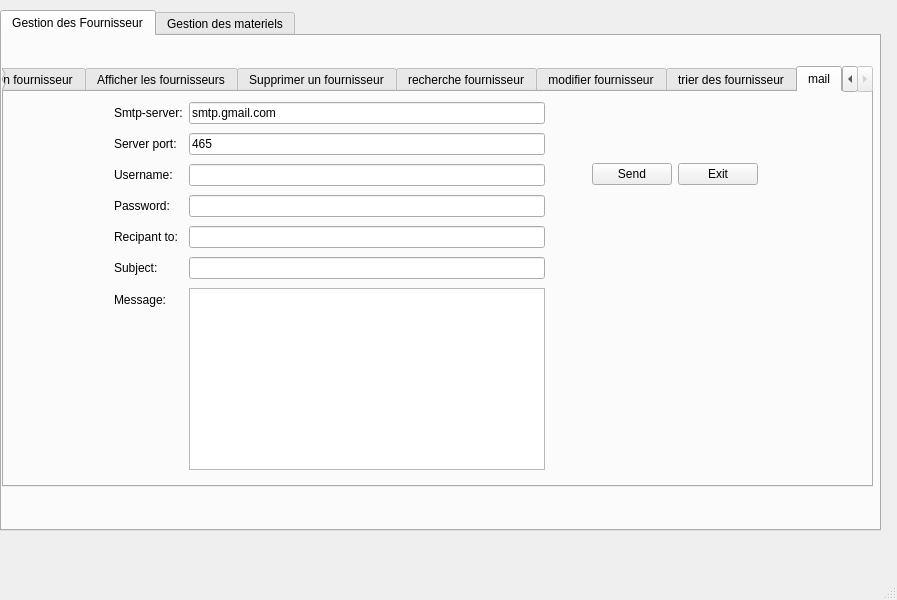
<?xml version="1.0" encoding="UTF-8"?>
<ui version="4.0">
 <class>MainWindow</class>
 <widget class="QMainWindow" name="MainWindow">
  <property name="geometry">
   <rect>
    <x>0</x>
    <y>0</y>
    <width>897</width>
    <height>600</height>
   </rect>
  </property>
  <property name="windowTitle">
   <string>MainWindow</string>
  </property>
  <widget class="QWidget" name="centralwidget">
   <widget class="QTabWidget" name="tabWidget_2">
    <property name="geometry">
     <rect>
      <x>0</x>
      <y>10</y>
      <width>881</width>
      <height>521</height>
     </rect>
    </property>
    <property name="styleSheet">
     <string notr="true">font: 8pt &quot;MS Reference Sans Serif&quot;;

background: QLinearGradient(x1: 0, y1: 0, x2: 0, y2: 1, stop: 0 #eef, stop: 1 #ccf);
QLabel {
font-weight: bold;
font-size: 15px;
}</string>
    </property>
    <property name="currentIndex">
     <number>0</number>
    </property>
    <widget class="QWidget" name="tab_4">
     <attribute name="title">
      <string>Gestion des Fournisseur</string>
     </attribute>
     <widget class="QTabWidget" name="modifierfournisseur">
      <property name="geometry">
       <rect>
        <x>0</x>
        <y>30</y>
        <width>871</width>
        <height>421</height>
       </rect>
      </property>
      <property name="currentIndex">
       <number>6</number>
      </property>
      <widget class="QWidget" name="tab">
       <attribute name="title">
        <string>Ajouter un fournisseur</string>
       </attribute>
       <widget class="QPushButton" name="pb_ajouter_fournisseur">
        <property name="geometry">
         <rect>
          <x>470</x>
          <y>270</y>
          <width>112</width>
          <height>28</height>
         </rect>
        </property>
        <property name="styleSheet">
         <string notr="true">QPushButton {
color: white;
background-color: QLinearGradient( x1: 0, y1: 0, x2: 0, y2: 1, stop: 0 #88d, stop: 0.1 #99e, stop: 0.49 #77c, stop: 0.5 #66b, stop: 1 #77c);
border-width: 1px;
border-color: #339;
border-style: solid;
border-radius: 8;
padding: 3px;
font-size: 10px;
padding-left: 5px;
padding-right: 5px;
min-width: 100px;
max-width: 100px;
min-height: 20px;
max-height: 20px;
}</string>
        </property>
        <property name="text">
         <string>Ajouter</string>
        </property>
       </widget>
       <widget class="QGroupBox" name="groupBox_7">
        <property name="geometry">
         <rect>
          <x>90</x>
          <y>20</y>
          <width>621</width>
          <height>241</height>
         </rect>
        </property>
        <property name="title">
         <string>Ajouter fournisseur</string>
        </property>
        <widget class="QLabel" name="label">
         <property name="geometry">
          <rect>
           <x>180</x>
           <y>50</y>
           <width>61</width>
           <height>16</height>
          </rect>
         </property>
         <property name="text">
          <string>Identifiant</string>
         </property>
        </widget>
        <widget class="QLineEdit" name="lineEdit_id">
         <property name="geometry">
          <rect>
           <x>290</x>
           <y>50</y>
           <width>113</width>
           <height>20</height>
          </rect>
         </property>
         <property name="contextMenuPolicy">
          <enum>Qt::DefaultContextMenu</enum>
         </property>
         <property name="autoFillBackground">
          <bool>false</bool>
         </property>
         <property name="styleSheet">
          <string notr="true">QLineEdit {
padding: 1px;
border-style: solid;
border: 2px solid gray;
border-radius: 8px;
}</string>
         </property>
        </widget>
        <widget class="QLabel" name="label_2">
         <property name="geometry">
          <rect>
           <x>180</x>
           <y>100</y>
           <width>47</width>
           <height>13</height>
          </rect>
         </property>
         <property name="text">
          <string>Nom</string>
         </property>
        </widget>
        <widget class="QLineEdit" name="lineEdit_nom">
         <property name="geometry">
          <rect>
           <x>290</x>
           <y>100</y>
           <width>113</width>
           <height>20</height>
          </rect>
         </property>
         <property name="styleSheet">
          <string notr="true">QLineEdit {
padding: 1px;
border-style: solid;
border: 2px solid gray;
border-radius: 8px;
}</string>
         </property>
        </widget>
        <widget class="QLineEdit" name="lineEdit_prenom">
         <property name="geometry">
          <rect>
           <x>290</x>
           <y>160</y>
           <width>113</width>
           <height>20</height>
          </rect>
         </property>
         <property name="styleSheet">
          <string notr="true">QLineEdit {
padding: 1px;
border-style: solid;
border: 2px solid gray;
border-radius: 8px;
}</string>
         </property>
        </widget>
        <widget class="QLabel" name="label_3">
         <property name="geometry">
          <rect>
           <x>180</x>
           <y>160</y>
           <width>47</width>
           <height>13</height>
          </rect>
         </property>
         <property name="text">
          <string>Prénom</string>
         </property>
        </widget>
       </widget>
      </widget>
      <widget class="QWidget" name="tab_2">
       <attribute name="title">
        <string>Afficher les fournisseurs</string>
       </attribute>
       <widget class="QGroupBox" name="groupBox_8">
        <property name="geometry">
         <rect>
          <x>60</x>
          <y>30</y>
          <width>671</width>
          <height>251</height>
         </rect>
        </property>
        <property name="title">
         <string>Afficher les fournisseur</string>
        </property>
        <widget class="QTableView" name="tabfournisseur">
         <property name="geometry">
          <rect>
           <x>140</x>
           <y>40</y>
           <width>341</width>
           <height>171</height>
          </rect>
         </property>
         <property name="styleSheet">
          <string notr="true">QPushButton {
color: white;
background-color: QLinearGradient( x1: 0, y1: 0, x2: 0, y2: 1, stop: 0 #88d, stop: 0.1 #99e, stop: 0.49 #77c, stop: 0.5 #66b, stop: 1 #77c);
border-width: 1px;
border-color: #339;
border-style: solid;
border-radius: 8;
padding: 3px;
font-size: 10px;
padding-left: 5px;
padding-right: 5px;
min-width: 100px;
max-width: 100px;
min-height: 20px;
max-height: 20px;
}</string>
         </property>
        </widget>
       </widget>
      </widget>
      <widget class="QWidget" name="tab_3">
       <attribute name="title">
        <string>Supprimer un fournisseur</string>
       </attribute>
       <widget class="QPushButton" name="pb_supprimer_fournisseur">
        <property name="geometry">
         <rect>
          <x>490</x>
          <y>240</y>
          <width>112</width>
          <height>28</height>
         </rect>
        </property>
        <property name="styleSheet">
         <string notr="true">QPushButton {
color: white;
background-color: QLinearGradient( x1: 0, y1: 0, x2: 0, y2: 1, stop: 0 #88d, stop: 0.1 #99e, stop: 0.49 #77c, stop: 0.5 #66b, stop: 1 #77c);
border-width: 1px;
border-color: #339;
border-style: solid;
border-radius: 8;
padding: 3px;
font-size: 10px;
padding-left: 5px;
padding-right: 5px;
min-width: 100px;
max-width: 100px;
min-height: 20px;
max-height: 20px;
}</string>
        </property>
        <property name="text">
         <string>Supprimer</string>
        </property>
       </widget>
       <widget class="QGroupBox" name="groupBox_9">
        <property name="geometry">
         <rect>
          <x>160</x>
          <y>40</y>
          <width>431</width>
          <height>181</height>
         </rect>
        </property>
        <property name="title">
         <string>GroupBox</string>
        </property>
        <widget class="QLineEdit" name="lineEdit_id_2">
         <property name="geometry">
          <rect>
           <x>140</x>
           <y>50</y>
           <width>113</width>
           <height>20</height>
          </rect>
         </property>
         <property name="styleSheet">
          <string notr="true">QLineEdit {
padding: 1px;
border-style: solid;
border: 2px solid gray;
border-radius: 8px;
}</string>
         </property>
        </widget>
        <widget class="QLabel" name="label_4">
         <property name="geometry">
          <rect>
           <x>30</x>
           <y>50</y>
           <width>61</width>
           <height>16</height>
          </rect>
         </property>
         <property name="text">
          <string>Identifiant</string>
         </property>
        </widget>
       </widget>
      </widget>
      <widget class="QWidget" name="tab_9">
       <attribute name="title">
        <string>recherche fournisseur</string>
       </attribute>
       <widget class="QGroupBox" name="groupBox_11">
        <property name="geometry">
         <rect>
          <x>40</x>
          <y>10</y>
          <width>691</width>
          <height>291</height>
         </rect>
        </property>
        <property name="title">
         <string>rechercher fournisseur</string>
        </property>
        <widget class="QLabel" name="label_9">
         <property name="geometry">
          <rect>
           <x>170</x>
           <y>50</y>
           <width>71</width>
           <height>20</height>
          </rect>
         </property>
         <property name="text">
          <string>Identifian</string>
         </property>
        </widget>
        <widget class="QLineEdit" name="pb_lineEdit_rech">
         <property name="geometry">
          <rect>
           <x>300</x>
           <y>50</y>
           <width>113</width>
           <height>20</height>
          </rect>
         </property>
         <property name="styleSheet">
          <string notr="true">QLineEdit {
padding: 1px;
border-style: solid;
border: 2px solid gray;
border-radius: 8px;
}</string>
         </property>
        </widget>
        <widget class="QTableView" name="tabrechfournisseur">
         <property name="geometry">
          <rect>
           <x>90</x>
           <y>90</y>
           <width>511</width>
           <height>171</height>
          </rect>
         </property>
        </widget>
       </widget>
      </widget>
      <widget class="QWidget" name="tab_12">
       <attribute name="title">
        <string>modifier fournisseur</string>
       </attribute>
       <widget class="QPushButton" name="pb_modifier_fournisseur">
        <property name="geometry">
         <rect>
          <x>520</x>
          <y>260</y>
          <width>112</width>
          <height>28</height>
         </rect>
        </property>
        <property name="styleSheet">
         <string notr="true">QPushButton {
color: white;
background-color: QLinearGradient( x1: 0, y1: 0, x2: 0, y2: 1, stop: 0 #88d, stop: 0.1 #99e, stop: 0.49 #77c, stop: 0.5 #66b, stop: 1 #77c);
border-width: 1px;
border-color: #339;
border-style: solid;
border-radius: 8;
padding: 3px;
font-size: 10px;
padding-left: 5px;
padding-right: 5px;
min-width: 100px;
max-width: 100px;
min-height: 20px;
max-height: 20px;
}</string>
        </property>
        <property name="text">
         <string>modifier</string>
        </property>
       </widget>
       <widget class="QGroupBox" name="groupBox_10">
        <property name="geometry">
         <rect>
          <x>140</x>
          <y>30</y>
          <width>501</width>
          <height>191</height>
         </rect>
        </property>
        <property name="title">
         <string>modifier fournisseur</string>
        </property>
        <widget class="QLabel" name="label_10">
         <property name="geometry">
          <rect>
           <x>50</x>
           <y>30</y>
           <width>61</width>
           <height>16</height>
          </rect>
         </property>
         <property name="text">
          <string>Identifiant</string>
         </property>
        </widget>
        <widget class="QLineEdit" name="lineEdit_id_3">
         <property name="geometry">
          <rect>
           <x>180</x>
           <y>30</y>
           <width>113</width>
           <height>20</height>
          </rect>
         </property>
         <property name="contextMenuPolicy">
          <enum>Qt::DefaultContextMenu</enum>
         </property>
         <property name="autoFillBackground">
          <bool>false</bool>
         </property>
         <property name="styleSheet">
          <string notr="true">QLineEdit {
padding: 1px;
border-style: solid;
border: 2px solid gray;
border-radius: 8px;
}</string>
         </property>
        </widget>
        <widget class="QLabel" name="label_11">
         <property name="geometry">
          <rect>
           <x>50</x>
           <y>80</y>
           <width>47</width>
           <height>13</height>
          </rect>
         </property>
         <property name="text">
          <string>Nom</string>
         </property>
        </widget>
        <widget class="QLineEdit" name="lineEdit_nom_3">
         <property name="geometry">
          <rect>
           <x>180</x>
           <y>80</y>
           <width>113</width>
           <height>20</height>
          </rect>
         </property>
         <property name="styleSheet">
          <string notr="true">QLineEdit {
padding: 1px;
border-style: solid;
border: 2px solid gray;
border-radius: 8px;
}</string>
         </property>
        </widget>
        <widget class="QLabel" name="label_12">
         <property name="geometry">
          <rect>
           <x>50</x>
           <y>130</y>
           <width>47</width>
           <height>13</height>
          </rect>
         </property>
         <property name="text">
          <string>Prénom</string>
         </property>
        </widget>
        <widget class="QLineEdit" name="lineEdit_prenom_2">
         <property name="geometry">
          <rect>
           <x>180</x>
           <y>130</y>
           <width>113</width>
           <height>20</height>
          </rect>
         </property>
         <property name="styleSheet">
          <string notr="true">QLineEdit {
padding: 1px;
border-style: solid;
border: 2px solid gray;
border-radius: 8px;
}</string>
         </property>
        </widget>
       </widget>
      </widget>
      <widget class="QWidget" name="tab_11">
       <attribute name="title">
        <string>trier des fournisseur</string>
       </attribute>
       <widget class="QGroupBox" name="groupBox_12">
        <property name="geometry">
         <rect>
          <x>50</x>
          <y>20</y>
          <width>731</width>
          <height>281</height>
         </rect>
        </property>
        <property name="title">
         <string>trier fournisseur</string>
        </property>
        <widget class="QPushButton" name="pushButton_trie1">
         <property name="geometry">
          <rect>
           <x>180</x>
           <y>30</y>
           <width>112</width>
           <height>28</height>
          </rect>
         </property>
         <property name="styleSheet">
          <string notr="true">QPushButton {
color: white;
background-color: QLinearGradient( x1: 0, y1: 0, x2: 0, y2: 1, stop: 0 #88d, stop: 0.1 #99e, stop: 0.49 #77c, stop: 0.5 #66b, stop: 1 #77c);
border-width: 1px;
border-color: #339;
border-style: solid;
border-radius: 8;
padding: 3px;
font-size: 10px;
padding-left: 5px;
padding-right: 5px;
min-width: 100px;
max-width: 100px;
min-height: 20px;
max-height: 20px;
}</string>
         </property>
         <property name="text">
          <string>trier (nom)</string>
         </property>
        </widget>
        <widget class="QPushButton" name="pushButton_trie">
         <property name="geometry">
          <rect>
           <x>370</x>
           <y>30</y>
           <width>112</width>
           <height>28</height>
          </rect>
         </property>
         <property name="styleSheet">
          <string notr="true">QPushButton {
color: white;
background-color: QLinearGradient( x1: 0, y1: 0, x2: 0, y2: 1, stop: 0 #88d, stop: 0.1 #99e, stop: 0.49 #77c, stop: 0.5 #66b, stop: 1 #77c);
border-width: 1px;
border-color: #339;
border-style: solid;
border-radius: 8;
padding: 3px;
font-size: 10px;
padding-left: 5px;
padding-right: 5px;
min-width: 100px;
max-width: 100px;
min-height: 20px;
max-height: 20px;
}</string>
         </property>
         <property name="text">
          <string>trier(id)</string>
         </property>
        </widget>
        <widget class="QTableView" name="tabfournisseurtrier">
         <property name="geometry">
          <rect>
           <x>100</x>
           <y>80</y>
           <width>511</width>
           <height>171</height>
          </rect>
         </property>
        </widget>
       </widget>
      </widget>
      <widget class="QWidget" name="tab_15">
       <attribute name="title">
        <string>mail</string>
       </attribute>
       <widget class="QWidget" name="layoutWidget">
        <property name="geometry">
         <rect>
          <x>110</x>
          <y>10</y>
          <width>431</width>
          <height>368</height>
         </rect>
        </property>
        <layout class="QFormLayout" name="formLayout">
         <property name="fieldGrowthPolicy">
          <enum>QFormLayout::ExpandingFieldsGrow</enum>
         </property>
         <property name="rowWrapPolicy">
          <enum>QFormLayout::WrapLongRows</enum>
         </property>
         <property name="verticalSpacing">
          <number>9</number>
         </property>
         <item row="0" column="0">
          <widget class="QLabel" name="label_61">
           <property name="text">
            <string>Smtp-server:</string>
           </property>
          </widget>
         </item>
         <item row="1" column="0">
          <widget class="QLabel" name="label_62">
           <property name="text">
            <string>Server port:</string>
           </property>
          </widget>
         </item>
         <item row="2" column="0">
          <widget class="QLabel" name="label_63">
           <property name="text">
            <string>Username:</string>
           </property>
          </widget>
         </item>
         <item row="3" column="0">
          <widget class="QLabel" name="label_64">
           <property name="text">
            <string>Password:</string>
           </property>
          </widget>
         </item>
         <item row="4" column="0">
          <widget class="QLabel" name="label_65">
           <property name="text">
            <string>Recipant to:</string>
           </property>
          </widget>
         </item>
         <item row="5" column="0">
          <widget class="QLabel" name="label_66">
           <property name="text">
            <string>Subject:</string>
           </property>
          </widget>
         </item>
         <item row="6" column="0">
          <widget class="QLabel" name="label_67">
           <property name="text">
            <string>Message:</string>
           </property>
          </widget>
         </item>
         <item row="0" column="1">
          <widget class="QLineEdit" name="server">
           <property name="text">
            <string>smtp.gmail.com</string>
           </property>
          </widget>
         </item>
         <item row="1" column="1">
          <widget class="QLineEdit" name="port">
           <property name="text">
            <string>465</string>
           </property>
          </widget>
         </item>
         <item row="2" column="1">
          <widget class="QLineEdit" name="uname"/>
         </item>
         <item row="3" column="1">
          <widget class="QLineEdit" name="paswd">
           <property name="inputMask">
            <string/>
           </property>
           <property name="echoMode">
            <enum>QLineEdit::Password</enum>
           </property>
          </widget>
         </item>
         <item row="4" column="1">
          <widget class="QLineEdit" name="rcpt"/>
         </item>
         <item row="5" column="1">
          <widget class="QLineEdit" name="subject"/>
         </item>
         <item row="6" column="1">
          <widget class="QPlainTextEdit" name="msg"/>
         </item>
        </layout>
       </widget>
       <widget class="QWidget" name="layoutWidget_2">
        <property name="geometry">
         <rect>
          <x>550</x>
          <y>70</y>
          <width>204</width>
          <height>25</height>
         </rect>
        </property>
        <layout class="QHBoxLayout" name="horizontalLayout">
         <item>
          <spacer name="horizontalSpacer">
           <property name="orientation">
            <enum>Qt::Horizontal</enum>
           </property>
           <property name="sizeHint" stdset="0">
            <size>
             <width>40</width>
             <height>20</height>
            </size>
           </property>
          </spacer>
         </item>
         <item>
          <widget class="QPushButton" name="sendBtn">
           <property name="text">
            <string>Send</string>
           </property>
          </widget>
         </item>
         <item>
          <widget class="QPushButton" name="exitBtn">
           <property name="text">
            <string>Exit</string>
           </property>
          </widget>
         </item>
        </layout>
       </widget>
      </widget>
     </widget>
    </widget>
    <widget class="QWidget" name="tab_5">
     <attribute name="title">
      <string>Gestion des materiels</string>
     </attribute>
     <widget class="QTabWidget" name="tabWidget_3">
      <property name="geometry">
       <rect>
        <x>40</x>
        <y>20</y>
        <width>821</width>
        <height>341</height>
       </rect>
      </property>
      <property name="currentIndex">
       <number>5</number>
      </property>
      <widget class="QWidget" name="tab_6">
       <attribute name="title">
        <string>Ajouter materiel</string>
       </attribute>
       <widget class="QPushButton" name="pb_ajouter_materiel">
        <property name="geometry">
         <rect>
          <x>540</x>
          <y>260</y>
          <width>112</width>
          <height>28</height>
         </rect>
        </property>
        <property name="styleSheet">
         <string notr="true">QPushButton {
color: white;
background-color: QLinearGradient( x1: 0, y1: 0, x2: 0, y2: 1, stop: 0 #88d, stop: 0.1 #99e, stop: 0.49 #77c, stop: 0.5 #66b, stop: 1 #77c);
border-width: 1px;
border-color: #339;
border-style: solid;
border-radius: 8;
padding: 3px;
font-size: 10px;
padding-left: 5px;
padding-right: 5px;
min-width: 100px;
max-width: 100px;
min-height: 20px;
max-height: 20px;
}</string>
        </property>
        <property name="text">
         <string>Ajouter</string>
        </property>
       </widget>
       <widget class="QGroupBox" name="groupBox_6">
        <property name="geometry">
         <rect>
          <x>110</x>
          <y>40</y>
          <width>521</width>
          <height>201</height>
         </rect>
        </property>
        <property name="title">
         <string>Ajouter materiel</string>
        </property>
        <widget class="QLineEdit" name="lineEdit_ref">
         <property name="geometry">
          <rect>
           <x>260</x>
           <y>40</y>
           <width>113</width>
           <height>20</height>
          </rect>
         </property>
         <property name="styleSheet">
          <string notr="true">QLineEdit {
padding: 1px;
border-style: solid;
border: 2px solid gray;
border-radius: 8px;
}</string>
         </property>
        </widget>
        <widget class="QLineEdit" name="lineEdit_nom_2">
         <property name="geometry">
          <rect>
           <x>260</x>
           <y>90</y>
           <width>113</width>
           <height>20</height>
          </rect>
         </property>
         <property name="styleSheet">
          <string notr="true">QLineEdit {
padding: 1px;
border-style: solid;
border: 2px solid gray;
border-radius: 8px;
}</string>
         </property>
        </widget>
        <widget class="QLineEdit" name="lineEdit_quantite">
         <property name="geometry">
          <rect>
           <x>260</x>
           <y>140</y>
           <width>113</width>
           <height>20</height>
          </rect>
         </property>
         <property name="styleSheet">
          <string notr="true">QLineEdit {
padding: 1px;
border-style: solid;
border: 2px solid gray;
border-radius: 8px;
}</string>
         </property>
        </widget>
        <widget class="QLabel" name="label_5">
         <property name="geometry">
          <rect>
           <x>100</x>
           <y>40</y>
           <width>61</width>
           <height>16</height>
          </rect>
         </property>
         <property name="text">
          <string>referance</string>
         </property>
        </widget>
        <widget class="QLabel" name="label_6">
         <property name="geometry">
          <rect>
           <x>100</x>
           <y>90</y>
           <width>47</width>
           <height>20</height>
          </rect>
         </property>
         <property name="text">
          <string>Nom</string>
         </property>
        </widget>
        <widget class="QLabel" name="label_7">
         <property name="geometry">
          <rect>
           <x>100</x>
           <y>140</y>
           <width>47</width>
           <height>13</height>
          </rect>
         </property>
         <property name="text">
          <string>quantité</string>
         </property>
        </widget>
       </widget>
      </widget>
      <widget class="QWidget" name="tab_7">
       <attribute name="title">
        <string>Afficher les materiels</string>
       </attribute>
       <widget class="QGroupBox" name="groupBox_5">
        <property name="geometry">
         <rect>
          <x>60</x>
          <y>30</y>
          <width>611</width>
          <height>241</height>
         </rect>
        </property>
        <property name="title">
         <string>Afficher les  materiel</string>
        </property>
        <widget class="QTableView" name="tabmateriel">
         <property name="geometry">
          <rect>
           <x>60</x>
           <y>30</y>
           <width>461</width>
           <height>191</height>
          </rect>
         </property>
        </widget>
       </widget>
      </widget>
      <widget class="QWidget" name="tab_8">
       <attribute name="title">
        <string>Supprimer materiel</string>
       </attribute>
       <widget class="QGroupBox" name="groupBox_4">
        <property name="geometry">
         <rect>
          <x>20</x>
          <y>20</y>
          <width>711</width>
          <height>281</height>
         </rect>
        </property>
        <property name="title">
         <string>supprimer materiel</string>
        </property>
        <widget class="QLabel" name="label_8">
         <property name="geometry">
          <rect>
           <x>170</x>
           <y>50</y>
           <width>61</width>
           <height>16</height>
          </rect>
         </property>
         <property name="text">
          <string>referance</string>
         </property>
        </widget>
        <widget class="QLineEdit" name="lineEdit_ref_2">
         <property name="geometry">
          <rect>
           <x>300</x>
           <y>50</y>
           <width>113</width>
           <height>20</height>
          </rect>
         </property>
         <property name="styleSheet">
          <string notr="true">QLineEdit {
padding: 1px;
border-style: solid;
border: 2px solid gray;
border-radius: 8px;
}</string>
         </property>
        </widget>
        <widget class="QPushButton" name="pb_supprimer_materiel">
         <property name="geometry">
          <rect>
           <x>440</x>
           <y>140</y>
           <width>112</width>
           <height>28</height>
          </rect>
         </property>
         <property name="styleSheet">
          <string notr="true">QPushButton {
color: white;
background-color: QLinearGradient( x1: 0, y1: 0, x2: 0, y2: 1, stop: 0 #88d, stop: 0.1 #99e, stop: 0.49 #77c, stop: 0.5 #66b, stop: 1 #77c);
border-width: 1px;
border-color: #339;
border-style: solid;
border-radius: 8;
padding: 3px;
font-size: 10px;
padding-left: 5px;
padding-right: 5px;
min-width: 100px;
max-width: 100px;
min-height: 20px;
max-height: 20px;
}</string>
         </property>
         <property name="text">
          <string>Supprimer</string>
         </property>
        </widget>
       </widget>
      </widget>
      <widget class="QWidget" name="tab_10">
       <attribute name="title">
        <string>modifier materiel</string>
       </attribute>
       <widget class="QPushButton" name="pb_modifier_materiel">
        <property name="geometry">
         <rect>
          <x>490</x>
          <y>260</y>
          <width>112</width>
          <height>28</height>
         </rect>
        </property>
        <property name="styleSheet">
         <string notr="true">QPushButton {
color: white;
background-color: QLinearGradient( x1: 0, y1: 0, x2: 0, y2: 1, stop: 0 #88d, stop: 0.1 #99e, stop: 0.49 #77c, stop: 0.5 #66b, stop: 1 #77c);
border-width: 1px;
border-color: #339;
border-style: solid;
border-radius: 8;
padding: 3px;
font-size: 10px;
padding-left: 5px;
padding-right: 5px;
min-width: 100px;
max-width: 100px;
min-height: 20px;
max-height: 20px;
}</string>
        </property>
        <property name="text">
         <string>modifier</string>
        </property>
       </widget>
       <widget class="QGroupBox" name="groupBox">
        <property name="geometry">
         <rect>
          <x>100</x>
          <y>20</y>
          <width>461</width>
          <height>231</height>
         </rect>
        </property>
        <property name="title">
         <string>modifier materiel</string>
        </property>
        <widget class="QLabel" name="label_15">
         <property name="geometry">
          <rect>
           <x>40</x>
           <y>140</y>
           <width>47</width>
           <height>13</height>
          </rect>
         </property>
         <property name="text">
          <string>quantité</string>
         </property>
        </widget>
        <widget class="QLineEdit" name="lineEdit_quantite_2">
         <property name="geometry">
          <rect>
           <x>140</x>
           <y>130</y>
           <width>113</width>
           <height>20</height>
          </rect>
         </property>
         <property name="styleSheet">
          <string notr="true">QLineEdit {
padding: 1px;
border-style: solid;
border: 2px solid gray;
border-radius: 8px;
}</string>
         </property>
        </widget>
        <widget class="QLineEdit" name="lineEdit_nom_4">
         <property name="geometry">
          <rect>
           <x>140</x>
           <y>80</y>
           <width>113</width>
           <height>20</height>
          </rect>
         </property>
         <property name="styleSheet">
          <string notr="true">QLineEdit {
padding: 1px;
border-style: solid;
border: 2px solid gray;
border-radius: 8px;
}</string>
         </property>
        </widget>
        <widget class="QLineEdit" name="lineEdit_ref_3">
         <property name="geometry">
          <rect>
           <x>140</x>
           <y>30</y>
           <width>113</width>
           <height>20</height>
          </rect>
         </property>
         <property name="styleSheet">
          <string notr="true">QLineEdit {
padding: 1px;
border-style: solid;
border: 2px solid gray;
border-radius: 8px;
}</string>
         </property>
        </widget>
        <widget class="QLabel" name="label_14">
         <property name="geometry">
          <rect>
           <x>40</x>
           <y>80</y>
           <width>47</width>
           <height>13</height>
          </rect>
         </property>
         <property name="text">
          <string>Nom</string>
         </property>
        </widget>
        <widget class="QLabel" name="label_13">
         <property name="geometry">
          <rect>
           <x>40</x>
           <y>30</y>
           <width>61</width>
           <height>16</height>
          </rect>
         </property>
         <property name="text">
          <string>referance</string>
         </property>
        </widget>
       </widget>
      </widget>
      <widget class="QWidget" name="tab_13">
       <attribute name="title">
        <string>rechercher materiel</string>
       </attribute>
       <widget class="QGroupBox" name="groupBox_2">
        <property name="geometry">
         <rect>
          <x>20</x>
          <y>30</y>
          <width>721</width>
          <height>261</height>
         </rect>
        </property>
        <property name="title">
         <string>rechercher materiel</string>
        </property>
        <widget class="QLineEdit" name="pb_lineEdit_rech2">
         <property name="geometry">
          <rect>
           <x>190</x>
           <y>20</y>
           <width>113</width>
           <height>20</height>
          </rect>
         </property>
         <property name="styleSheet">
          <string notr="true">QLineEdit {
padding: 1px;
border-style: solid;
border: 2px solid gray;
border-radius: 8px;
}</string>
         </property>
        </widget>
        <widget class="QLabel" name="label_16">
         <property name="geometry">
          <rect>
           <x>90</x>
           <y>20</y>
           <width>61</width>
           <height>16</height>
          </rect>
         </property>
         <property name="text">
          <string>referance</string>
         </property>
        </widget>
        <widget class="QTableView" name="tabrechmateriel">
         <property name="geometry">
          <rect>
           <x>60</x>
           <y>50</y>
           <width>541</width>
           <height>211</height>
          </rect>
         </property>
        </widget>
       </widget>
      </widget>
      <widget class="QWidget" name="tab_14">
       <attribute name="title">
        <string>trier materiel</string>
       </attribute>
       <widget class="QGroupBox" name="groupBox_3">
        <property name="geometry">
         <rect>
          <x>30</x>
          <y>10</y>
          <width>771</width>
          <height>281</height>
         </rect>
        </property>
        <property name="title">
         <string>trier materiel</string>
        </property>
        <widget class="QPushButton" name="pushButton_trie_2">
         <property name="geometry">
          <rect>
           <x>100</x>
           <y>30</y>
           <width>112</width>
           <height>28</height>
          </rect>
         </property>
         <property name="styleSheet">
          <string notr="true">QPushButton {
color: white;
background-color: QLinearGradient( x1: 0, y1: 0, x2: 0, y2: 1, stop: 0 #88d, stop: 0.1 #99e, stop: 0.49 #77c, stop: 0.5 #66b, stop: 1 #77c);
border-width: 1px;
border-color: #339;
border-style: solid;
border-radius: 8;
padding: 3px;
font-size: 10px;
padding-left: 5px;
padding-right: 5px;
min-width: 100px;
max-width: 100px;
min-height: 20px;
max-height: 20px;
}</string>
         </property>
         <property name="text">
          <string>trier(referance)</string>
         </property>
        </widget>
        <widget class="QPushButton" name="pushButton_trie_3">
         <property name="geometry">
          <rect>
           <x>270</x>
           <y>30</y>
           <width>112</width>
           <height>28</height>
          </rect>
         </property>
         <property name="styleSheet">
          <string notr="true">QPushButton {
color: white;
background-color: QLinearGradient( x1: 0, y1: 0, x2: 0, y2: 1, stop: 0 #88d, stop: 0.1 #99e, stop: 0.49 #77c, stop: 0.5 #66b, stop: 1 #77c);
border-width: 1px;
border-color: #339;
border-style: solid;
border-radius: 8;
padding: 3px;
font-size: 10px;
padding-left: 5px;
padding-right: 5px;
min-width: 100px;
max-width: 100px;
min-height: 20px;
max-height: 20px;
}</string>
         </property>
         <property name="text">
          <string>trier(nom)</string>
         </property>
        </widget>
        <widget class="QPushButton" name="pushButton_trie_4">
         <property name="geometry">
          <rect>
           <x>470</x>
           <y>30</y>
           <width>112</width>
           <height>28</height>
          </rect>
         </property>
         <property name="styleSheet">
          <string notr="true">QPushButton {
color: white;
background-color: QLinearGradient( x1: 0, y1: 0, x2: 0, y2: 1, stop: 0 #88d, stop: 0.1 #99e, stop: 0.49 #77c, stop: 0.5 #66b, stop: 1 #77c);
border-width: 1px;
border-color: #339;
border-style: solid;
border-radius: 8;
padding: 3px;
font-size: 10px;
padding-left: 5px;
padding-right: 5px;
min-width: 100px;
max-width: 100px;
min-height: 20px;
max-height: 20px;
}</string>
         </property>
         <property name="text">
          <string>trier(quantite)</string>
         </property>
        </widget>
        <widget class="QTableView" name="tabmaterieltrier">
         <property name="geometry">
          <rect>
           <x>80</x>
           <y>90</y>
           <width>511</width>
           <height>171</height>
          </rect>
         </property>
        </widget>
       </widget>
      </widget>
     </widget>
    </widget>
   </widget>
  </widget>
  <widget class="QMenuBar" name="menubar">
   <property name="geometry">
    <rect>
     <x>0</x>
     <y>0</y>
     <width>897</width>
     <height>21</height>
    </rect>
   </property>
  </widget>
  <widget class="QStatusBar" name="statusbar"/>
 </widget>
 <resources/>
 <connections/>
</ui>
